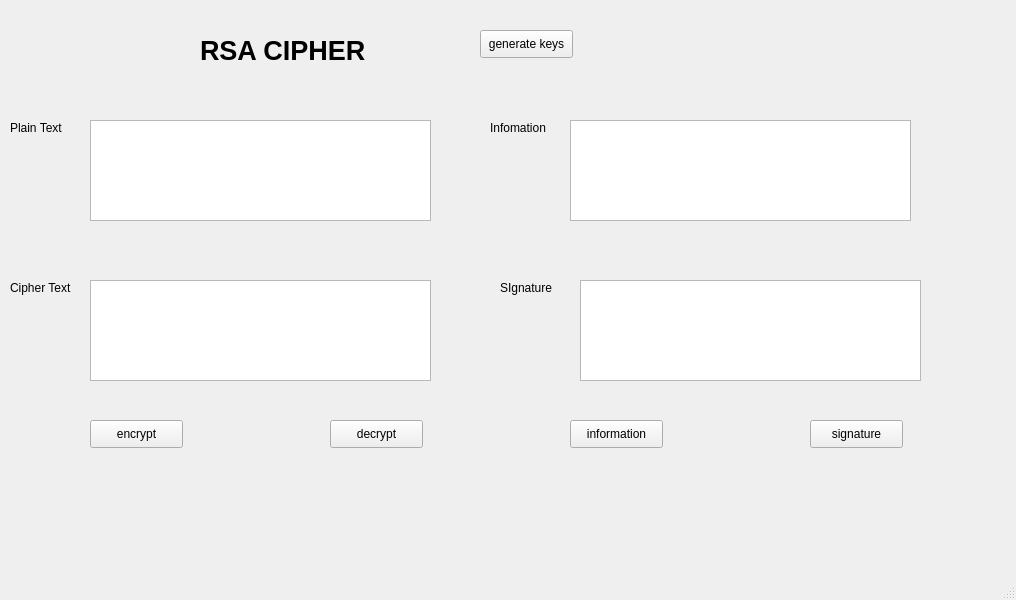
<?xml version="1.0" encoding="UTF-8"?>
<ui version="4.0">
 <class>MainWindow</class>
 <widget class="QMainWindow" name="MainWindow">
  <property name="geometry">
   <rect>
    <x>0</x>
    <y>0</y>
    <width>1016</width>
    <height>600</height>
   </rect>
  </property>
  <property name="windowTitle">
   <string>MainWindow</string>
  </property>
  <widget class="QWidget" name="centralwidget">
   <widget class="QLabel" name="label">
    <property name="geometry">
     <rect>
      <x>200</x>
      <y>30</y>
      <width>271</width>
      <height>41</height>
     </rect>
    </property>
    <property name="font">
     <font>
      <pointsize>20</pointsize>
      <weight>75</weight>
      <bold>true</bold>
     </font>
    </property>
    <property name="text">
     <string>RSA CIPHER</string>
    </property>
   </widget>
   <widget class="QLabel" name="label_2">
    <property name="geometry">
     <rect>
      <x>10</x>
      <y>120</y>
      <width>71</width>
      <height>16</height>
     </rect>
    </property>
    <property name="text">
     <string>Plain Text</string>
    </property>
   </widget>
   <widget class="QPlainTextEdit" name="txtplaintext">
    <property name="geometry">
     <rect>
      <x>90</x>
      <y>120</y>
      <width>341</width>
      <height>101</height>
     </rect>
    </property>
   </widget>
   <widget class="QPlainTextEdit" name="txtcptext">
    <property name="geometry">
     <rect>
      <x>90</x>
      <y>280</y>
      <width>341</width>
      <height>101</height>
     </rect>
    </property>
   </widget>
   <widget class="QLabel" name="label_3">
    <property name="geometry">
     <rect>
      <x>10</x>
      <y>280</y>
      <width>71</width>
      <height>16</height>
     </rect>
    </property>
    <property name="text">
     <string>Cipher Text</string>
    </property>
   </widget>
   <widget class="QPlainTextEdit" name="txtinfomation">
    <property name="geometry">
     <rect>
      <x>570</x>
      <y>120</y>
      <width>341</width>
      <height>101</height>
     </rect>
    </property>
   </widget>
   <widget class="QLabel" name="label_4">
    <property name="geometry">
     <rect>
      <x>490</x>
      <y>120</y>
      <width>71</width>
      <height>16</height>
     </rect>
    </property>
    <property name="text">
     <string>Infomation</string>
    </property>
   </widget>
   <widget class="QPlainTextEdit" name="txtsign">
    <property name="geometry">
     <rect>
      <x>580</x>
      <y>280</y>
      <width>341</width>
      <height>101</height>
     </rect>
    </property>
   </widget>
   <widget class="QLabel" name="label_5">
    <property name="geometry">
     <rect>
      <x>500</x>
      <y>280</y>
      <width>71</width>
      <height>16</height>
     </rect>
    </property>
    <property name="text">
     <string>SIgnature</string>
    </property>
   </widget>
   <widget class="QPushButton" name="btnen">
    <property name="geometry">
     <rect>
      <x>90</x>
      <y>420</y>
      <width>93</width>
      <height>28</height>
     </rect>
    </property>
    <property name="text">
     <string>encrypt</string>
    </property>
   </widget>
   <widget class="QPushButton" name="btnde">
    <property name="geometry">
     <rect>
      <x>330</x>
      <y>420</y>
      <width>93</width>
      <height>28</height>
     </rect>
    </property>
    <property name="text">
     <string>decrypt</string>
    </property>
   </widget>
   <widget class="QPushButton" name="btninfo">
    <property name="geometry">
     <rect>
      <x>570</x>
      <y>420</y>
      <width>93</width>
      <height>28</height>
     </rect>
    </property>
    <property name="text">
     <string>information</string>
    </property>
   </widget>
   <widget class="QPushButton" name="btnsign">
    <property name="geometry">
     <rect>
      <x>810</x>
      <y>420</y>
      <width>93</width>
      <height>28</height>
     </rect>
    </property>
    <property name="text">
     <string>signature</string>
    </property>
   </widget>
   <widget class="QPushButton" name="btngenerate">
    <property name="geometry">
     <rect>
      <x>480</x>
      <y>30</y>
      <width>93</width>
      <height>28</height>
     </rect>
    </property>
    <property name="text">
     <string>generate keys</string>
    </property>
   </widget>
  </widget>
  <widget class="QMenuBar" name="menubar">
   <property name="geometry">
    <rect>
     <x>0</x>
     <y>0</y>
     <width>1016</width>
     <height>26</height>
    </rect>
   </property>
  </widget>
  <widget class="QStatusBar" name="statusbar"/>
 </widget>
 <resources/>
 <connections/>
</ui>
